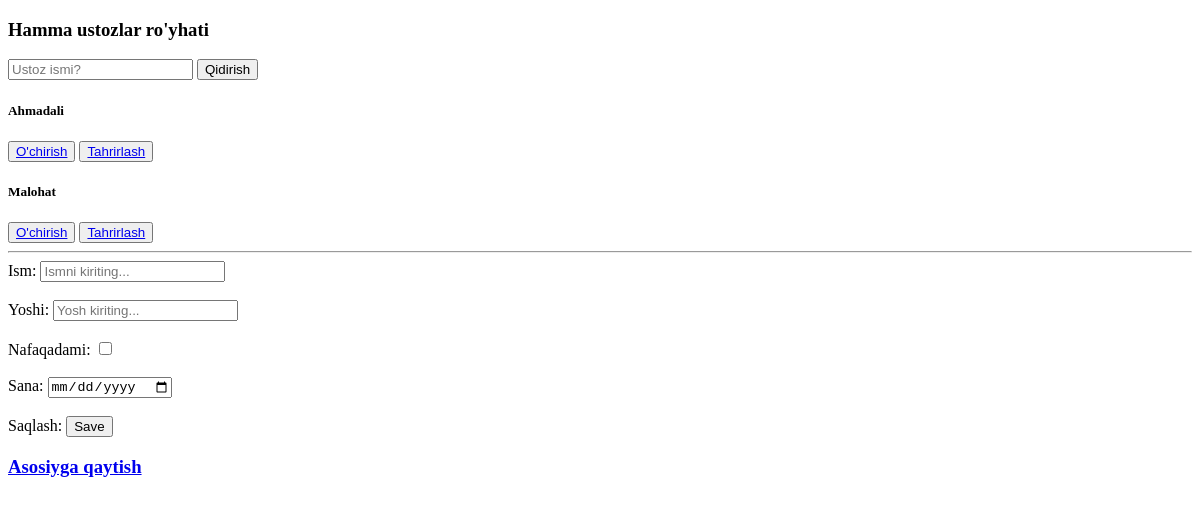
Before: /ustozlar/ with the older database file.
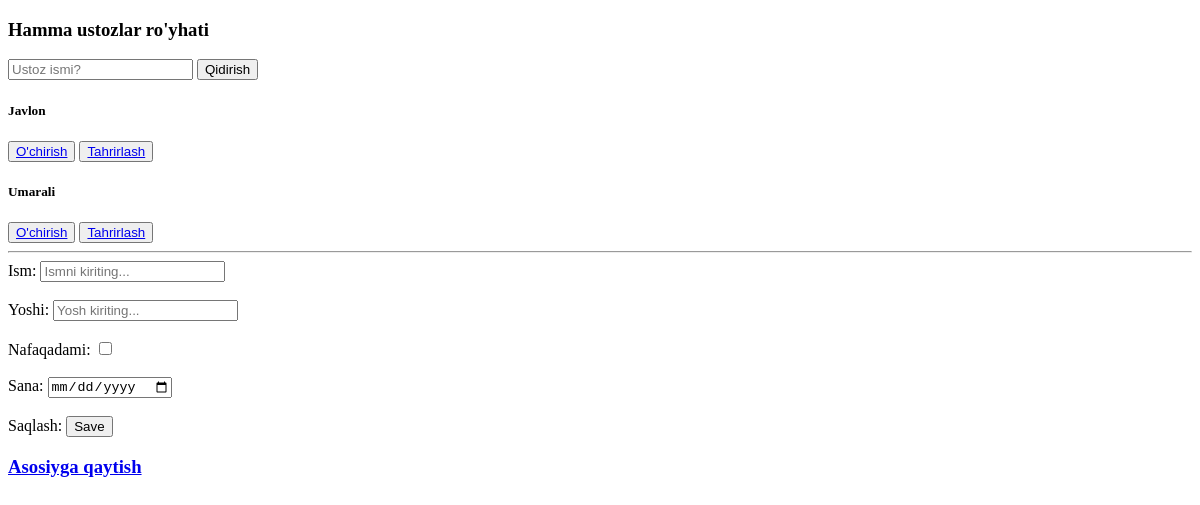
After: the same page with the newer database file.
### App/models.py (models this page shows)
class Ustoz(models.Model):
    ism = models.CharField(max_length=50)
    yosh = models.PositiveSmallIntegerField()
    nafaqada = models.BooleanField()
    sana = models.DateField()
    def __str__(self):
        return self.ism

### App/views.py (the view, shortened to what this page needs)
# urls.py: path('ustozlar/', ustoz, name="ustozlar"),
def ustoz(request):
    soz = request.GET.get("qidirish")
    if soz==None or soz=="":
        m = Ustoz.objects.filter().order_by('ism')
    else:
        m = Ustoz.objects.filter(ism=soz)
    return render(request, "Ustozlar.html", {'Ustozlar':m})

### templates/Ustozlar.html (shortened to what this page needs)
<!DOCTYPE html>
<html lang="en">
<head>
</head>
<body>
<H3>Hamma ustozlar  ro'yhati</H3>
<form>
    <input name="qidirish" placeholder="Ustoz ismi?">
    <button>Qidirish</button>
</form>
{%for i in Ustozlar%}
<h5>{{i}}</h5>
<button><a href="/ustoz/{{i.id}}/">O'chirish</a></button>
<button><a href="/ustoz-t/{{i.id}}/">Tahrirlash</a></button>
{%endfor%}
<br>
<hr>
<form method = "POST" action="/ustozlar/" >{%csrf_token%}
    <label>Ism:</label>
    <input type="text" name="ismi" placeholder="Ismni kiriting..."><br><br>
    <label>Yoshi:</label>
    <input type="number" name="y" placeholder="Yosh kiriting..."><br><br>
    <label>Nafaqadami:</label>
    <input type="checkbox" name="n"><br><br>
    <label>Sana:</label>
    <input type="date" name="v" placeholder="Vaqtni tanlang..."><br><br>
    <label>Saqlash:</label>
    <button type="submit">Save</button>
</form>
<a href="http://127.0.0.1:8000/"><h3>Asosiyga qaytish</h3></a>
</body>
</html>

Changed rows visible on the page:
removed Ustoz: ism "Ahmadali"
removed Ustoz: ism "Malohat"
added Ustoz: ism "Javlon"
added Ustoz: ism "Umarali"
